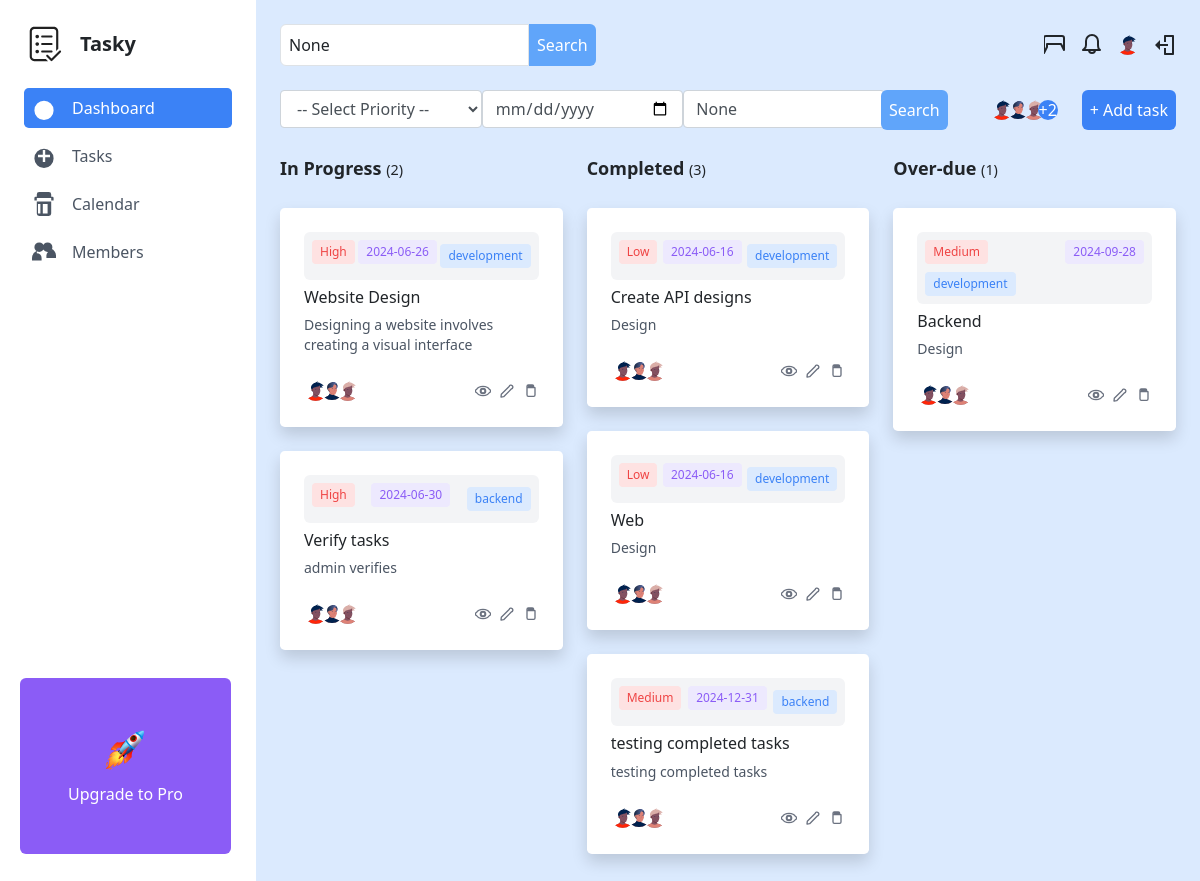
The page /dashboard/ (signed in) on the database as committed earlier.
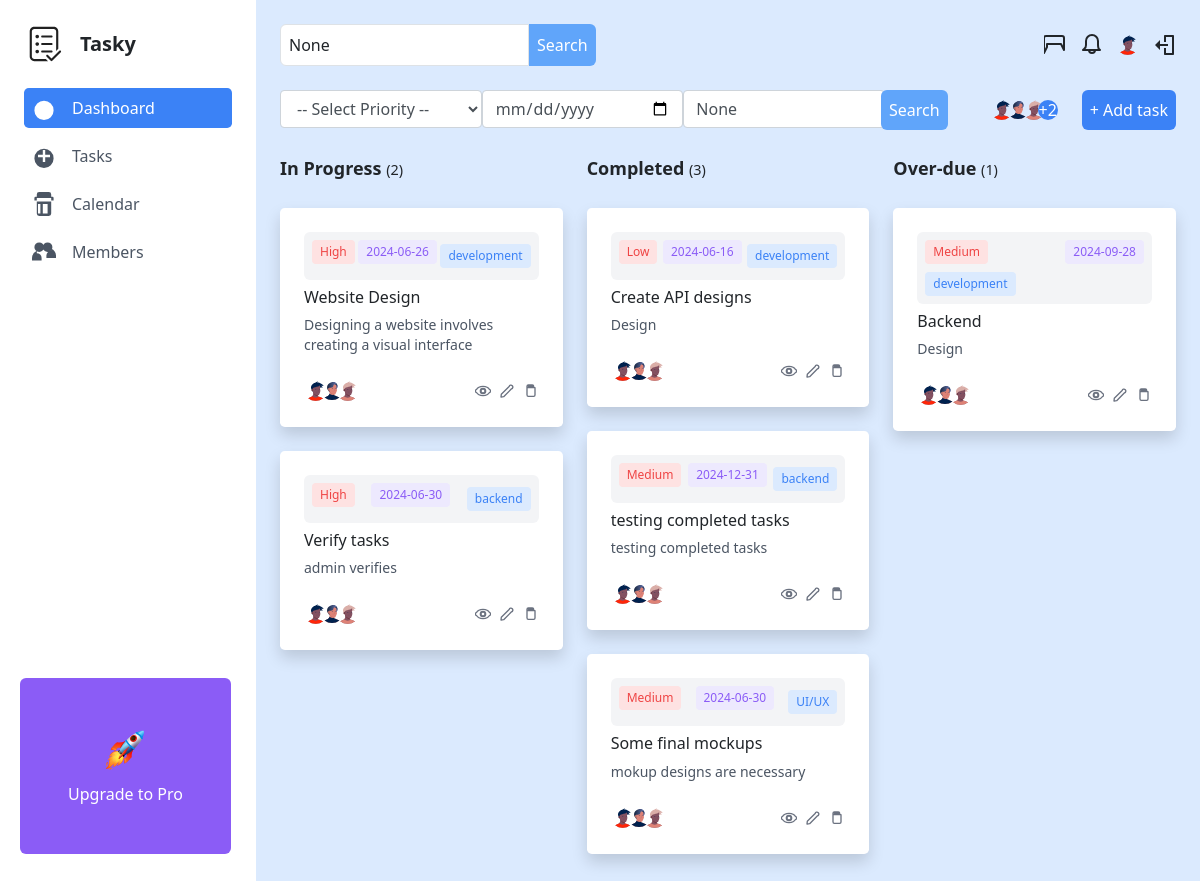
The same page on the database as committed later.
### dashboard/models.py (models this page shows, shortened)
class Task(models.Model):
    STATUS_CHOICES = [
        ('In Progress', 'In Progress'),
        ('Completed', 'Completed'),
        ('Overdue', 'Overdue'),
    ]
    PRIORITY_CHOICES = [
        ('Low', 'Low'),
        ('Medium', 'Medium'),
        ('High', 'High'),
    ]
    title = models.CharField(max_length=255)
    description = models.TextField()
    status = models.CharField(max_length=20, choices=STATUS_CHOICES)
    priority = models.CharField(max_length=20, choices=PRIORITY_CHOICES)
    due_date = models.DateTimeField()
    category = models.CharField(max_length=100)
    assigned_to = models.ForeignKey(User, on_delete=models.CASCADE)

### templates/dashboard/views.py (the view)
# urls.py: path('', views.index, name='dashboard'),
@login_required
def index(request):
    in_progress_tasks = Task.objects.filter(status='In Progress')
    completed_tasks = Task.objects.filter(status='Completed')
    overdue_tasks = Task.objects.filter(status='Overdue')
    users = User.objects.all()
    query = request.GET.get('query', None)
    if query:
        in_progress_tasks = in_progress_tasks.filter(title__icontains=query)
        completed_tasks = completed_tasks.filter(title__icontains=query)
        overdue_tasks = overdue_tasks.filter(title__icontains=query)
    due_date = request.GET.get('due_date', None)
    print(due_date)
    if due_date:
        due_date = datetime.strptime(due_date, '%Y-%m-%d').date()
        in_progress_tasks = in_progress_tasks.filter(due_date__date=due_date)
        completed_tasks = completed_tasks.filter(due_date__date=due_date)
        overdue_tasks = overdue_tasks.filter(due_date__date=due_date)
    category = request.GET.get('category', None)
    if category:
        in_progress_tasks = in_progress_tasks.filter(category__icontains=category)
        completed_tasks = completed_tasks.filter(category__icontains=category)
        overdue_tasks = overdue_tasks.filter(category__icontains=category)
    count_in_progress = in_progress_tasks.count()
    count_completed = completed_tasks.count()
    count_overdue = overdue_tasks.count()
    context = {
        'in_progress_tasks': in_progress_tasks,
        'completed_tasks': completed_tasks,
        'overdue_tasks': overdue_tasks,
        'in_progress_counter': count_in_progress,
        'completed_counter': count_completed,
        'overdue_counter': count_overdue,
        'users': users,
        'query': query,
        'category': category,
        'due_date': due_date
    }
    return render(request, 'dashboard/index.html', context)

### templates/dashboard/index.html (shortened to what the changed rows need)
<!DOCTYPE html>
<html lang="en">
<head>
    <link href="https://stackpath.bootstrapcdn.com/bootstrap/4.5.2/css/bootstrap.min.css" rel="stylesheet">
    <link href="https://cdn.jsdelivr.net/npm/tailwindcss@2.2.19/dist/tailwind.min.css" rel="stylesheet">
    <link rel="stylesheet" href="https://cdnjs.cloudflare.com/ajax/libs/heroicons/1.0.6/heroicons.min.css" />
</head>
<body class="bg-blue-100">
    <div class="flex flex-col md:flex-row min-h-screen">
        {% load static %}
        <main class="flex-1 p-6">
            <div class="grid grid-cols-3 gap-6">
                <div>
                    <h2 class="text-lg font-semibold mb-4">In Progress
                        <span class="small"> ({{ in_progress_counter }}) </span>
                    </h2>
                    {% for task in in_progress_tasks %}
                        <div
                            id="inProgressColumn"
                            class="bg-white p-4 my-6 rounded-lg shadow task-card status-column cursor-pointer"
                            draggable="true" data-task-id="{{ task.id }}">
                            <div class="bg-gray-100 flex flex-wrap justify-between items-center mb-2 p-2 rounded-md">
                                <span class="text-xs bg-red-100 text-red-500 py-1 px-2 rounded w-full sm:w-auto mb-2 sm:mb-0">{{ task.priority }}</span>
                                <span class="text-xs bg-purple-100 text-purple-500 py-1 px-2 rounded w-full sm:w-auto mb-2 sm:mb-0">
                                    {{ task.due_date | date:"Y-m-d" }}
                                </span>
                                <span class="text-xs bg-blue-100 text-blue-500 py-1 px-2 rounded w-full sm:w-auto">{{ task.category }}</span>
                            </div>
                            <div>
                                <h3 class="text-md font-medium mb-2">{{ task.title }}</h3>
                                <p class="text-sm text-gray-600 mb-4">
                                    {{ task.description }}
                                </p>
                                <div class="flex items-center justify-between">
                                    <div class="flex">
                                        <img src="{% static 'img/avatar-1.svg' %}" alt="Avatar" class="w-6 h-6 rounded-full">
                                        <img src="{% static 'img/avatar-2.svg' %}" alt="Avatar" class="w-6 h-6 rounded-full -ml-2">
                                        <img src="{% static 'img/avatar-3.svg' %}" alt="Avatar" class="w-6 h-6 rounded-full -ml-2">
                                    </div>
                                    <div class="flex">
                                        <svg data-toggle="modal" data-target="#viewTaskModal" data-id="{{ task.id }}"
                                        xmlns="http://www.w3.org/2000/svg" fill="none" viewBox="0 0 24 24" stroke="currentColor" class="view-task-btn cursor-pointer w-4 h-4 text-gray-500 hover:text-gray-700">
                                            <path stroke-linecap="round" stroke-linejoin="round" stroke-width="2" d="M15 12a3 3 0 11-6 0 3 3 0 016 0zm1 0a4 4 0 11-8 0 4 4 0 018 0zm6-1.95C20.467 7.3 17.398 5 12 5S3.533 7.3 2 10.05a2 2 0 000 3.9C3.533 16.7 6.602 19 12 19s8.467-2.3 10-5.05a2 2 0 000-3.9z"/>
                                        </svg>
                                        <svg  data-toggle="modal" data-target="#updateTaskModal{{ task.id }}"
                                        xmlns="http://www.w3.org/2000/svg" fill="none" viewBox="0 0 24 24" stroke="currentColor" class="cursor-pointer w-4 h-4 mx-2 text-gray-500 hover:text-gray-700">
                                            <path stroke-linecap="round" stroke-linejoin="round" stroke-width="2" d="M15.232 5.232a2.828 2.828 0 113.536 3.536L7 20.536 3 21l.464-4L15.232 5.232z"/>
                                        </svg>
                                        <svg data-toggle="modal" data-target="#deleteTaskModal{{ task.id }}"
                                        xmlns="http://www.w3.org/2000/svg" fill="none" viewBox="0 0 24 24" stroke="currentColor" class="cursor-pointer w-4 h-4 text-gray-500 hover:text-gray-700">
                                            <path stroke-linecap="round" stroke-linejoin="round" stroke-width="2" d="M6 18L6 7M6 7h12m-6 0V5m4 0H8m10 2v11c0 1.104-.896 2-2 2H8c-1.104 0-2-.896-2-2V7m10 0h-4m4 0V5a2 2 0 00-2-2H8a2 2 0 00-2 2v2z"/>
                                        </svg>
                                    </div>
                                </div>
                            </div>
                        </div>
                    {% endfor %}
                </div>
                <div>
                    <h2 class="text-lg font-semibold mb-4">
                        Completed
                        <span class="small"> ({{ completed_counter }}) </span>
                    </h2>
                    {% for task in completed_tasks %}
                        <div class="task-card status-column cursor-pointer bg-white p-4 my-6 rounded-lg shadow"
                            draggable="true" data-task-id="{{ task.id }}"
                            id="completedColumn">
                            <div class="bg-gray-100 flex flex-wrap justify-between items-center mb-2 p-2 rounded-md">
                                <span class="text-xs bg-red-100 text-red-500 py-1 px-2 rounded w-full sm:w-auto mb-2 sm:mb-0">{{ task.priority }}</span>
                                <span class="text-xs bg-purple-100 text-purple-500 py-1 px-2 rounded w-full sm:w-auto mb-2 sm:mb-0">
                                    {{ task.due_date | date:"Y-m-d" }}
                                </span>
                                <span class="text-xs bg-blue-100 text-blue-500 py-1 px-2 rounded w-full sm:w-auto">{{ task.category }}</span>
                            </div>
                            <div>
                                <h3 class="text-md font-medium mb-2">{{ task.title }}</h3>
                                <p class="text-sm text-gray-600 mb-4">
                                    {{ task.description }}
                                </p>
                                <div class="flex items-center justify-between">
                                    <div class="flex">
                                        <img src="{% static 'img/avatar-1.svg' %}" alt="Avatar" class="w-6 h-6 rounded-full">
                                        <img src="{% static 'img/avatar-2.svg' %}" alt="Avatar" class="w-6 h-6 rounded-full -ml-2">
                                        <img src="{% static 'img/avatar-3.svg' %}" alt="Avatar" class="w-6 h-6 rounded-full -ml-2">
                                    </div>
                                    <div class="flex">
                                        <svg data-toggle="modal" data-target="#viewTaskModal" data-id="{{ task.id }}"
                                        xmlns="http://www.w3.org/2000/svg" fill="none" viewBox="0 0 24 24" stroke="currentColor" class="view-task-btn cursor-pointer w-4 h-4 text-gray-500 hover:text-gray-700">
                                            <path stroke-linecap="round" stroke-linejoin="round" stroke-width="2" d="M15 12a3 3 0 11-6 0 3 3 0 016 0zm1 0a4 4 0 11-8 0 4 4 0 018 0zm6-1.95C20.467 7.3 17.398 5 12 5S3.533 7.3 2 10.05a2 2 0 000 3.9C3.533 16.7 6.602 19 12 19s8.467-2.3 10-5.05a2 2 0 000-3.9z"/>
                                        </svg>
                                        <svg  data-toggle="modal" data-target="#updateTaskModal{{ task.id }}"
                                        xmlns="http://www.w3.org/2000/svg" fill="none" viewBox="0 0 24 24" stroke="currentColor" class="cursor-pointer w-4 h-4 mx-2 text-gray-500 hover:text-gray-700">
                                            <path stroke-linecap="round" stroke-linejoin="round" stroke-width="2" d="M15.232 5.232a2.828 2.828 0 113.536 3.536L7 20.536 3 21l.464-4L15.232 5.232z"/>
                                        </svg>
                                        <svg data-toggle="modal" data-target="#deleteTaskModal{{ task.id }}"
                                        xmlns="http://www.w3.org/2000/svg" fill="none" viewBox="0 0 24 24" stroke="currentColor" class="cursor-pointer w-4 h-4 text-gray-500 hover:text-gray-700">
                                            <path stroke-linecap="round" stroke-linejoin="round" stroke-width="2" d="M6 18L6 7M6 7h12m-6 0V5m4 0H8m10 2v11c0 1.104-.896 2-2 2H8c-1.104 0-2-.896-2-2V7m10 0h-4m4 0V5a2 2 0 00-2-2H8a2 2 0 00-2 2v2z"/>
                                        </svg>
                                    </div>
                                </div>
                            </div>
                        </div>
                    {% endfor %}
                </div>
                <div>
                    <h2 class="text-lg font-semibold mb-4">
                        Over-due
                        <span class="small"> ({{ overdue_counter }}) </span>
                    </h2>
                    {% for task in overdue_tasks %}
                        <div class="task-card status-column cursor-pointer bg-white p-4 my-6 rounded-lg shadow"
                            draggable="true" data-task-id="{{ task.id }}"
                            id="overdueColumn">
                            <div class="bg-gray-100 flex flex-wrap justify-between items-center mb-2 p-2 rounded-md">
                                <span class="text-xs bg-red-100 text-red-500 py-1 px-2 rounded w-full sm:w-auto mb-2 sm:mb-0">{{ task.priority }}</span>
                                <span class="text-xs bg-purple-100 text-purple-500 py-1 px-2 rounded w-full sm:w-auto mb-2 sm:mb-0">
                                    {{ task.due_date | date:"Y-m-d" }}
                                </span>
                                <span class="text-xs bg-blue-100 text-blue-500 py-1 px-2 rounded w-full sm:w-auto">{{ task.category }}</span>
                            </div>
                            <div>
                                <h3 class="text-md font-medium mb-2">{{ task.title }}</h3>
                                <p class="text-sm text-gray-600 mb-4">
                                    {{ task.description }}
                                </p>
                                <div class="flex items-center justify-between">
                                    <div class="flex">
                                        <img src="{% static 'img/avatar-1.svg' %}" alt="Avatar" class="w-6 h-6 rounded-full">
                                        <img src="{% static 'img/avatar-2.svg' %}" alt="Avatar" class="w-6 h-6 rounded-full -ml-2">
                                        <img src="{% static 'img/avatar-3.svg' %}" alt="Avatar" class="w-6 h-6 rounded-full -ml-2">
                                    </div>
                                    <div class="flex">
                                        <svg data-toggle="modal" data-target="#viewTaskModal" data-id="{{ task.id }}"
                                        xmlns="http://www.w3.org/2000/svg" fill="none" viewBox="0 0 24 24" stroke="currentColor" class="view-task-btn cursor-pointer w-4 h-4 text-gray-500 hover:text-gray-700">
                                            <path stroke-linecap="round" stroke-linejoin="round" stroke-width="2" d="M15 12a3 3 0 11-6 0 3 3 0 016 0zm1 0a4 4 0 11-8 0 4 4 0 018 0zm6-1.95C20.467 7.3 17.398 5 12 5S3.533 7.3 2 10.05a2 2 0 000 3.9C3.533 16.7 6.602 19 12 19s8.467-2.3 10-5.05a2 2 0 000-3.9z"/>
                                        </svg>
                                        <svg  data-toggle="modal" data-target="#updateTaskModal{{ task.id }}"
                                        xmlns="http://www.w3.org/2000/svg" fill="none" viewBox="0 0 24 24" stroke="currentColor" class="cursor-pointer w-4 h-4 mx-2 text-gray-500 hover:text-gray-700">
                                            <path stroke-linecap="round" stroke-linejoin="round" stroke-width="2" d="M15.232 5.232a2.828 2.828 0 113.536 3.536L7 20.536 3 21l.464-4L15.232 5.232z"/>
                                        </svg>
                                        <svg data-toggle="modal" data-target="#deleteTaskModal{{ task.id }}"
                                        xmlns="http://www.w3.org/2000/svg" fill="none" viewBox="0 0 24 24" stroke="currentColor" class="cursor-pointer w-4 h-4 text-gray-500 hover:text-gray-700">
                                            <path stroke-linecap="round" stroke-linejoin="round" stroke-width="2" d="M6 18L6 7M6 7h12m-6 0V5m4 0H8m10 2v11c0 1.104-.896 2-2 2H8c-1.104 0-2-.896-2-2V7m10 0h-4m4 0V5a2 2 0 00-2-2H8a2 2 0 00-2 2v2z"/>
                                        </svg>
                                    </div>
                                </div>
                            </div>
                        </div>
                    {% endfor %}
                </div>
            </div>
        </main>
    </div>
</body>
</html>

Rows that differ between the two databases and show on the page:
removed Task: priority "Low", due_date "2024-06-16", category "development", title "Web", description "Design", shown under "Completed (3)"
added Task: priority "Medium", due_date "2024-06-30", category "UI/UX", title "Some final mockups", description "mokup designs are necessary", shown under "Completed (3)"
